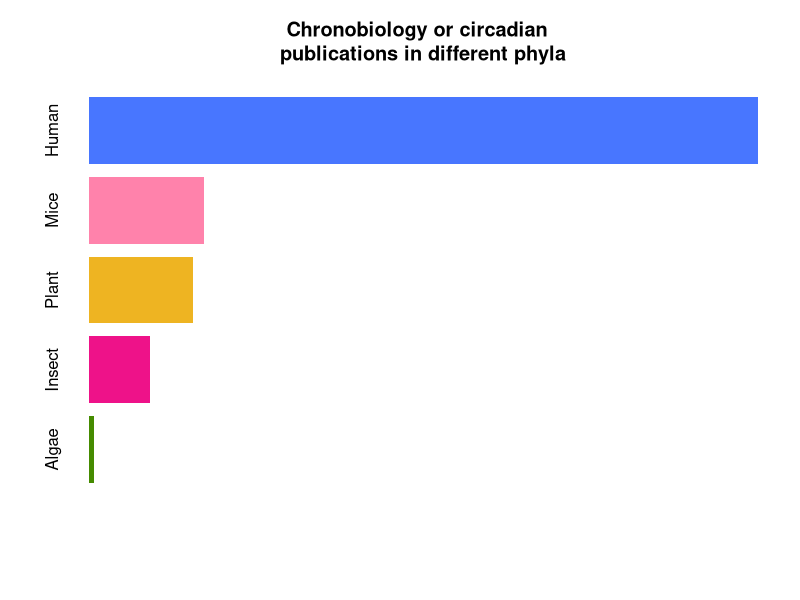

This figure's R source:
data <- c(62305, 10771, 9734, 5717, 493)
namesp <- c("Human", "Mice", "Plant", "Insect", "Algae")
names(data)<- namesp
barplot(rev(data), horiz = T, border = NA,axes = F, main = "Chronobiology or circadian 
 publications in different phyla", col=c("chartreuse4", "deeppink2",
                                         "goldenrod2", "palevioletred1", "royalblue1"))
library(RColorBrewer)
